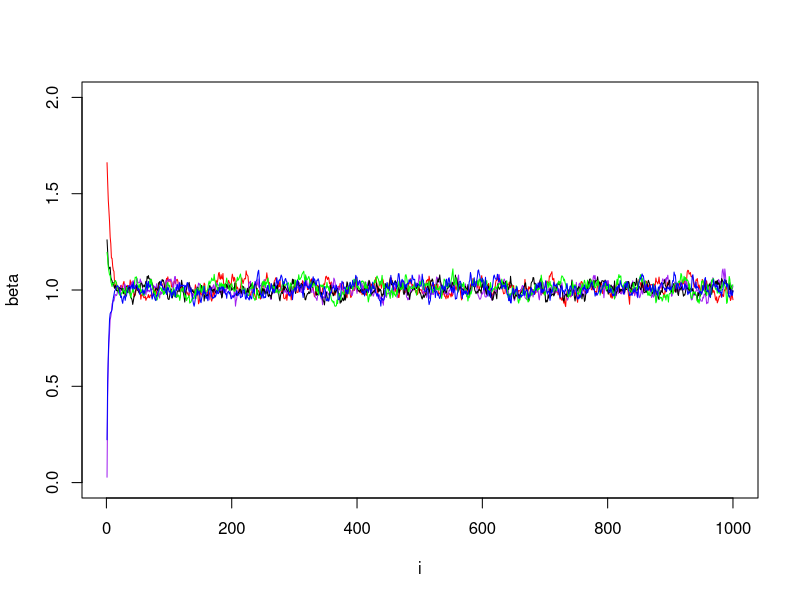
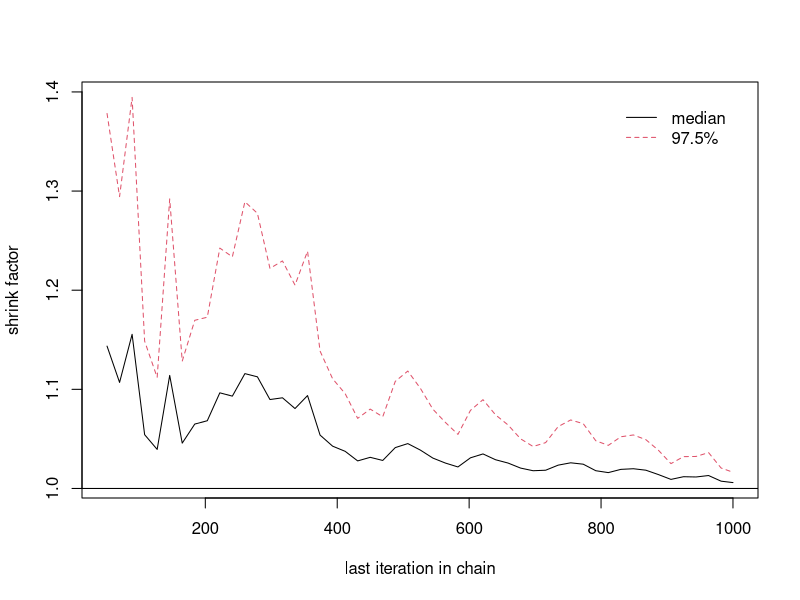

Reproduce these figures in R, in order.
# Single beta 

library(truncnorm)
library(MASS)
library(coda)

x = c(rep(1,500),rep(2,500))
true_beta = 1
p = pnorm(x*true_beta)
y = rbinom(1000,1,p)

plot(1,type="n",xlab="i",ylab="beta",xlim=c(1,1000),ylim=c(0,2))
color = c("red","purple","black","green","blue")

mcmcoutput = NA
for (iter in 1:5) {
bvals = rep(NA,1000)
bvals[1] = runif(1,-3,3)

for (i in 1:999) {
  beta = bvals[i]
  wvals = rep(NA,1000)
  for (j in 1:1000) {
    if (y[j]==1) {
      wvals[j] = rtruncnorm(1, a=0, mean= x[j]*beta)
    } else {
      wvals[j] = rtruncnorm(1, b=0, mean= x[j]*beta)
    }
  }
  bvals[i+1] = rnorm(1, solve(t(x)%*%x) %*% t(x) %*% wvals, solve(t(x) %*% x))
}
points(c(1:1000), bvals,type="l",col=color[iter])

if (iter==1) {  mcmcoutput = bvals } 
else {  mcmcoutput = cbind(mcmcoutput, bvals) }
}

result = mcmc.list(as.mcmc(mcmcoutput[,1]),as.mcmc(mcmcoutput[,2]),
as.mcmc(mcmcoutput[,3]),as.mcmc(mcmcoutput[,4]),
as.mcmc(mcmcoutput[,5]))
gelman.diag(result)
dev.new()
gelman.plot(result)
